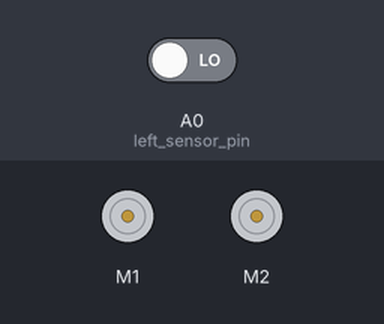
A sketch run on a simulated Arduino Uno, built with avr-gcc and run on an emulated ATmega328P. Shown: 2 × DC motor (green arrow = forward, orange = backward, longer = faster). The inputs (shaded band) are chosen by the test bench; at power-on: A0 (left_sensor_pin) LOW. What the sketch prints to the serial monitor is not drawn.

Above: at 4.8 s.
4.9 s: A0 (left_sensor_pin) driven HIGH
At 5.7 s:
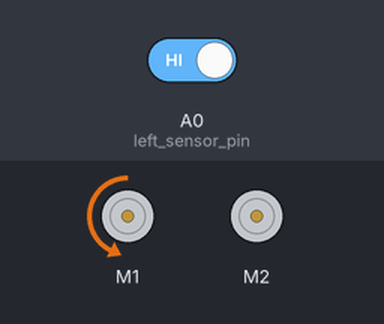
At 6.5 s:
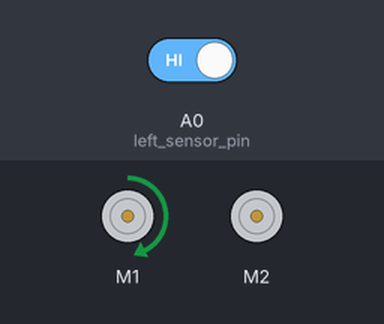
7.4 s: A0 (left_sensor_pin) driven LOW
At 9.7 s:
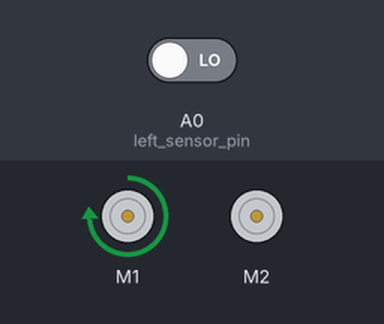
Timing chart, 0 to 16.4 s (numbered marks = the images above; inputs shaded):
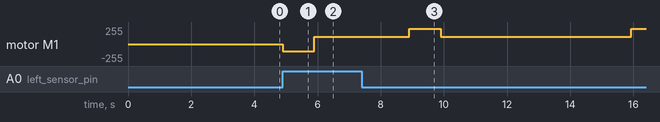

The sketch:

Block_Advoidance.ino
```cpp
#include <Wire.h>
#include <Adafruit_MotorShield.h>

// Create the motor shield object with the default I2C address
Adafruit_MotorShield AFMS = Adafruit_MotorShield();
// Or, create it with a different I2C address (say for stacking)
// Adafruit_MotorShield AFMS = Adafruit_MotorShield(0x61);

// Get motor in port 1 & 2
Adafruit_DCMotor *motorL = AFMS.getMotor(1);
Adafruit_DCMotor *motorR = AFMS.getMotor(2);

//variable for line following
  int vSpeed = 110;        // MAX 255
  int turn_speed = 230;    // MAX 255
  int turn_delay = 10;

//OPB line Sensor Connection
const int left_sensor_pin = A0;
const int right_sensor_pin = A1;

int left_sensor_state;
int right_sensor_state;

//if robot is set to turn
boolean isTurn = false;
//Same as linefollowing till here for continuity
boolean HasBlock = true, BlockInFrount = true, EarlyBreak = false; // Need to code these functions but sensor dependent
int BigTurnDelay = 1000;

void setup() {

  // put your setup code here, to run once:
  Serial.begin(9600);
  Serial.println("Adafruit Motorshield v2 - DC Motor test!");

  AFMS.begin();  // create with the default frequency 1.6KHz
  //AFMS.begin(1000);  // OR with a different frequency, say 1KHz

  motorL->setSpeed(vSpeed);
  motorR->setSpeed(vSpeed);
  motorL->run(FORWARD);
  motorR->run(FORWARD);
  // turn on motor
  motorL->run(RELEASE);
  motorR->run(RELEASE);
}
//Same as linefollowing till here for continuity

void loop() {
  // put your main code here, to run repeatedly:
  //  Checks for both having block and Obstructed By Block

  if(HasBlock && BlockInFrount){
    //set up a 90 degree left turn (might make seporate 90 turn functions if reused a lot)
    motorR->setSpeed(turn_speed);
    delay(BigTurnDelay);
    //sets up a streight section
    motorR->setSpeed(vSpeed);
    delay(2000);
    //Turns right and goes forward
    motorL->setSpeed(turn_speed);
    delay(BigTurnDelay);
    motorL->setSpeed(vSpeed);
    for (int i = 0; i <= 100;i=i+1){
      delay(30);
      if (digitalRead(left_sensor_pin) == 1){//posative read so crosses line in streight around block
        EarlyBreak = true;
        break;
      }
    }
    //Turns right again and returns to line location
    if (not EarlyBreak){
      motorL->setSpeed(turn_speed);
      delay(BigTurnDelay);
      motorL->setSpeed(vSpeed);
    }
   if (digitalRead(left_sensor_pin) == 1){//might need to add a reverse here //Also is 1 white or black. This is assuming white
    motorL->run(BACKWARD);
    delay(BigTurnDelay);
    motorL->run(FORWARD);
   }
   }
//Hopefully this works. Will have to adjust the timings and speeds

}
```

Measured:
- after the input at 4.9 s, motor M1: stopped → backward 110/255 at once, → forward 110/255 1.0 s later
